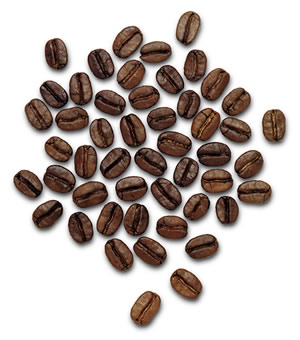
#> input picture Segmentation/S1D/src/coffee_grains.jpg, 300 x 340 px
$ python s1d.py
#> lines starting #> are read from the running program, lines starting #| are printed output that depends on the picture; after the words box and inside, x2 and y2 are one past the last pixel; in counts of white or black regions, pixels touching at a corner belong together
import numpy as np
import cv2 as cv

import matplotlib.pyplot as plt

# Load the image
img = cv.imread('src/coffee_grains.jpg')
#> img is the input picture: shape (340, 300, 3); mean B, G, R 179.4, 183.5, 192.9
assert img is not None, "Image not found. Please check the file path."

# Convert to grayscale
gray = cv.cvtColor(img, cv.COLOR_BGR2GRAY)

# Apply Otsu's thresholding
ret, thresh = cv.threshold(gray, 0, 255, cv.THRESH_BINARY_INV + cv.THRESH_OTSU)
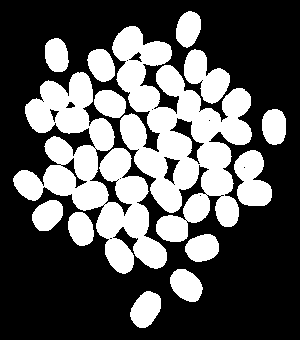
#> thresh: shape (340, 300); 35.1% white; 14 white regions, largest, box (x1, y1, x2, y2) and area: (112, 26, 252, 242) 14078, (13, 72, 167, 274) 11688, (234, 150, 272, 206) 1470
#> ret = 159


# Remove noise using morphological opening
kernel = np.ones((3, 3), np.uint8)
opening = cv.morphologyEx(thresh, cv.MORPH_OPEN, kernel, iterations=2)
#> opening: shape (340, 300); 35% white; 15 white regions, largest, box (x1, y1, x2, y2) and area: (113, 26, 252, 242) 14028, (25, 73, 167, 273) 10977, (234, 150, 272, 206) 1470

# Identify sure background area
sure_bg = cv.dilate(opening, kernel, iterations=3)
#> sure_bg: shape (340, 300); 48.2% white; 4 white regions, box (x1, y1, x2, y2) and area: (11, 9, 275, 276) 45540, (127, 288, 164, 331) 1262, (167, 266, 205, 305) 1207, (259, 106, 289, 148) 1115


# Identify sure foreground area using distance transform
dist_transform = cv.distanceTransform(opening, cv.DIST_L2, 5)
ret, sure_fg = cv.threshold(dist_transform, 0.7 * dist_transform.max(), 255, 0)
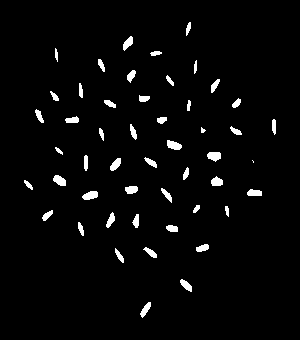
#> sure_fg: shape (340, 300) float32; 3% white; 50 white regions (2 under 20 px), largest, box (x1, y1, x2, y2) and area: (82, 191, 98, 200) 106, (167, 140, 182, 150) 105, (207, 152, 221, 162) 105
#> ret = 10.07

# Identify unknown region
sure_fg = np.uint8(sure_fg)
unknown = cv.subtract(sure_bg, sure_fg)
#> unknown: shape (340, 300); 45.2% white; 4 white regions, box (x1, y1, x2, y2) and area: (11, 9, 275, 276) 42714, (127, 288, 164, 331) 1178, (167, 266, 205, 305) 1123, (259, 106, 289, 148) 1060

cv.imwrite('output/sure_fg.png',sure_fg)
cv.imwrite('output/sure_bg.png',sure_bg)

# Marker labeling
ret, markers = cv.connectedComponents(sure_fg)
#> markers: shape (340, 300) int32; 51 distinct labels, from 0 to 50
#> ret = 51

# Add one to all labels so that background is not zero
markers = markers + 1
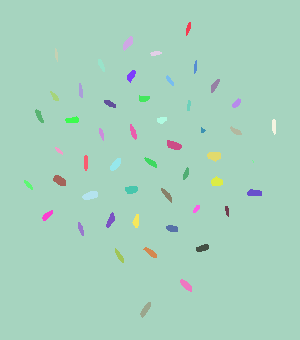
#> markers: shape (340, 300) int32; 51 distinct labels, from 1 to 51; one colour per label, 0 black

# Mark the unknown region with zero
markers[unknown == 255] = 0
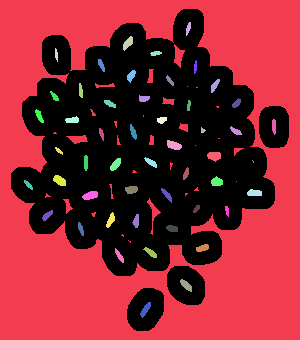
#> markers: shape (340, 300) int32; 52 distinct labels, from 0 to 51; one colour per label, 0 black

# Apply watershed algorithm
markers = cv.watershed(img, markers)
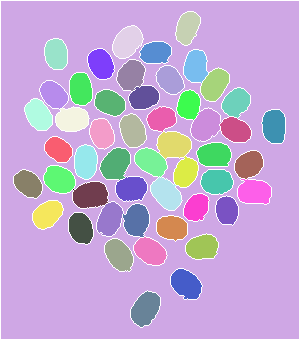
#> markers: shape (340, 300) int32; 53 distinct labels, from -1 to 51; one colour per label, 0 black, -1 white
img[markers == -1] = [0, 0, 255]  # Mark watershed boundaries in red
#> img: shape (340, 300, 3); 5.3% of pixels changed, all inside (x1, y1, x2, y2) = (0, 0, 300, 340)

# Normalize markers to 8-bit grayscale for better visualization
markers_vis = cv.normalize(markers, None, 0, 255, cv.NORM_MINMAX)
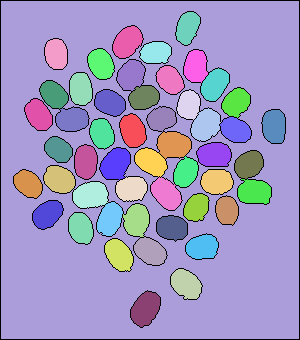
#> markers_vis: shape (340, 300) int32; 53 distinct labels, from 0 to 255; one colour per label, 0 black
markers_vis = np.uint8(markers_vis)


cv.imwrite('output/markers_watershed_coffee_grains.png',markers)
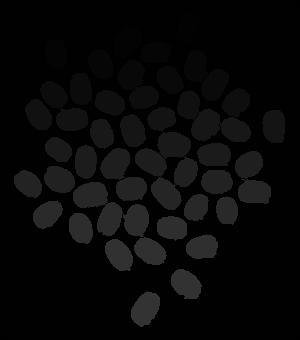
#> saved as markers_watershed_coffee_grains.png: shape (340, 300); min 0, max 51, mean 8.7
cv.imwrite('output/markers_watershed_coffee_grains_grayscale.png',markers_vis)

# # Display results
cv.imshow('Original Image', img)
cv.imshow('Thresholded Image', thresh)
cv.imshow('Grayscale Markers', markers_vis)
cv.waitKey(0)
cv.destroyAllWindows()

$ run again, with Segmentation/S1D/src/coffee_markers.png saved as Segmentation/S1D/src/coffee_grains.jpg
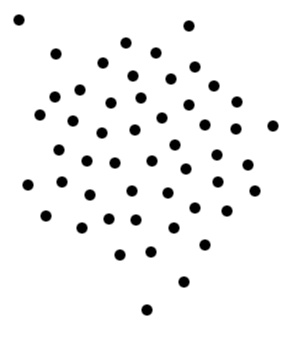
#> input picture Segmentation/S1D/src/coffee_markers.png, 300 x 340 px
#> img is the input picture: shape (340, 300, 3); min 0, max 255, mean 242.7
#> `ret, thresh = cv.threshold(gray, 0, 255, cv.THRESH_BINARY_INV + cv.THR..`:
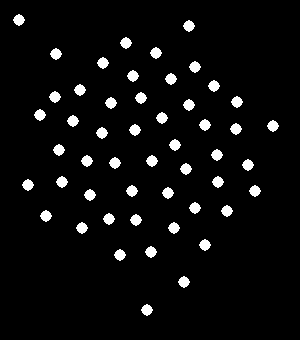
#> thresh: shape (340, 300); 4.8% white; 51 white regions, largest, box (x1, y1, x2, y2) and area: (13, 14, 25, 26) 96, (183, 20, 195, 32) 96, (120, 37, 132, 49) 96
#> `ret, thresh = cv.threshold(gray, 0, 255, cv.THRESH_BINARY_INV + cv.THR..`: ret = 132
#> opening: shape (340, 300); 4.4% white; 51 white regions, largest, box (x1, y1, x2, y2) and area: (14, 15, 24, 25) 88, (184, 21, 194, 31) 88, (121, 38, 131, 48) 88
#> sure_bg: shape (340, 300); 12.2% white; 51 white regions, largest, box (x1, y1, x2, y2) and area: (11, 12, 27, 28) 244, (181, 18, 197, 34) 244, (118, 35, 134, 51) 244
#> `ret, sure_fg = cv.threshold(dist_transform, 0.7 * dist_transform.max()..`: ret = 3.5
#> unknown: shape (340, 300); 11.4% white; 51 white regions, largest, box (x1, y1, x2, y2) and area: (11, 12, 27, 28) 228, (181, 18, 197, 34) 228, (118, 35, 134, 51) 228
#> `ret, markers = cv.connectedComponents(sure_fg)`: ret = 52
#> img: shape (340, 300, 3); 2.85% of pixels changed, all inside (x1, y1, x2, y2) = (0, 0, 300, 340)
#> `cv.imwrite('output/markers_watershed_coffee_grains.png',markers)`:
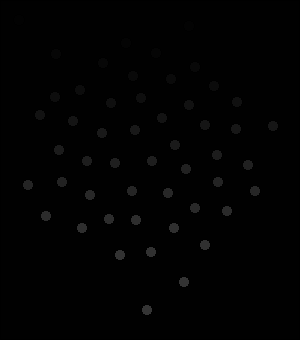
#> saved as markers_watershed_coffee_grains.png: shape (340, 300); min 0, max 52, mean 2
